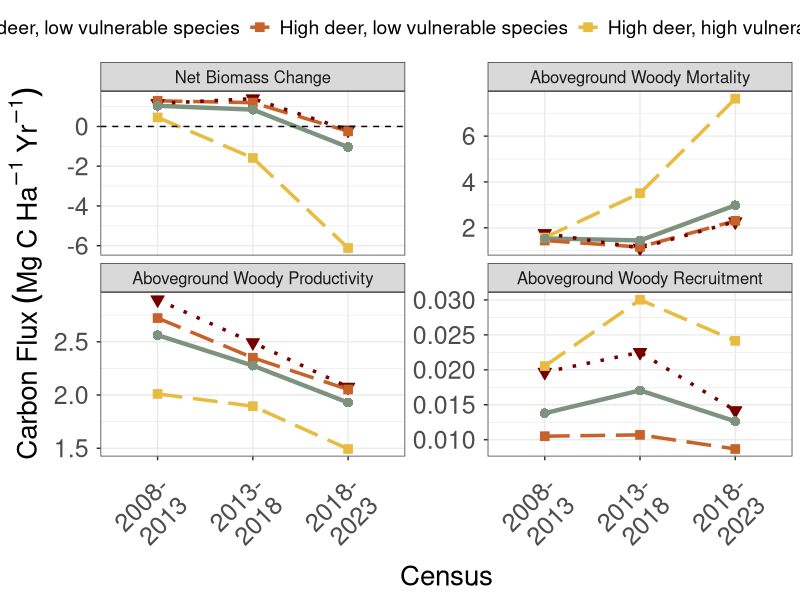

This chart was generated by the following R code:
library(tidyverse) 

woodyfluxes <- read.csv("data/processed_data/WoodyFluxes.csv") %>%
  mutate(quadrat = sprintf("%04d", quadrat))  %>% 
  select(-X) 
grouped_quadrats <- read.csv("data/grouped_quadrats.csv") %>%
  mutate(quadrat = sprintf("%04d", quadrat))  %>% 
  select(-X)

group_trends <- woodyfluxes  %>% 
  left_join(grouped_quadrats, by = c("quadrat" = "quadrat"))  %>% 
  group_by(Group, Census)  %>% 
  summarize(qc = n(),
            AWP = sum(AWP) / qc, 
            AWM = (sum(AWM) / qc ), 
            AWR = sum(AWR) / qc, 
            NetFlux = sum(NetFlux) / qc) %>% 
  mutate(Group = as.character(Group))


tot_trends <- woodyfluxes  %>% 
  group_by(Census)  %>% 
  summarize(qc = n(),
            AWP = sum(AWP) / qc, 
            AWM = (sum(AWM) / qc ),  
            AWR = sum(AWR) / qc, 
            NetFlux = sum(NetFlux) / qc)  %>% 
  mutate(Group = "Whole Plot")

fig3_woodyfluxes <- group_trends  %>% 
  bind_rows(tot_trends)  %>% 
  drop_na()   %>% 
  pivot_longer(c(AWP, AWM, AWR, NetFlux), names_to = c("Flux"),values_to = "MgC_Yr_Ha")  %>% 
  mutate(Flux = factor(Flux, levels = c("NetFlux","AWM","AWP","AWR")),
         lwd_col = if_else(Group %in% c("Whole Plot"), 5, 3),  #0.5, 1.2
         cex_col = if_else(Group %in% c("Whole Plot"), 5, 3),
         cens_int = case_when(Census == 2 ~ "2008-\n2013",
                              Census == 3 ~ "2013-\n2018",
                              Census == 4 ~ "2018-\n2023")
  )



colz <- c("#750000","#C7622B","#E7BC40", "#7e937f")
flux_names <- as_labeller(c("AWM" = "Aboveground Woody Mortality",
                            "AWP" = "Aboveground Woody Productivity",
                            "AWR" = "Aboveground Woody Recruitment",
                            "NetFlux" = "Net Biomass Change"))

fig3 <- ggplot(fig3_woodyfluxes, aes(x = as.ordered(cens_int), y = MgC_Yr_Ha, group = Group, col = Group)) +
  facet_wrap(~Flux, scales = "free_y", labeller = flux_names) +
  geom_line(data = fig3_woodyfluxes  %>% filter(Group %in% c("Whole Plot")), lwd = 1.5, lty = 1) + 
  geom_line(data = fig3_woodyfluxes %>% filter(Group %in% c("2", "3")), lwd = 1.2, lty = 5) + 
  geom_line(data = fig3_woodyfluxes %>% filter(Group %in% c("1")), lwd = 1.2, lty = 3) +
  geom_point(data = fig3_woodyfluxes %>% filter(Group %in% c("1")), pch = 25, cex = 3, fill = "#750000") +
  geom_point(data = fig3_woodyfluxes %>% filter(Group %in% c("2")), pch = 22, cex = 3, fill = "#C7622B") +
  geom_point(data = fig3_woodyfluxes %>% filter(Group %in% c("3")), pch = 22, cex = 3, fill = "#E7BC40") +
  geom_point (data = fig3_woodyfluxes %>% filter(Group %in% c("Whole Plot")), pch = 16, cex = 3, fill = "#7e937f") +
  geom_hline(data = fig3_woodyfluxes  %>% filter(Flux %in% c("NetFlux")),aes(yintercept = 0), lty = "dashed") +
  scale_color_manual(name = element_blank(),labels = c("Low deer, low vulnerable species","High deer, low vulnerable species", "High deer, high vulnerable species", "Plot"), values = colz) +
  labs(y = expression("Carbon Flux"~(Mg~C~Ha^-1~Yr^-1)), x = "Census") +
  theme_bw() +
  theme(legend.position = "top",
        legend.text = element_text(size = 14),
        legend.background = element_blank(),
        strip.text = element_text(size = 12),
        axis.text.x = element_text(size = 18, margin = margin(t = .15,r = 0, b = .05,l = 0,unit = "in"), angle = 45, hjust = 1),
        axis.text.y = element_text(size = 18, margin = margin(t = 0,r = .08, b = 0,l = 0, unit = "in")),
        axis.title = element_text(size = 20)) 

ggsave(fig3,filename = "doc/display/Figure3.jpeg", units = "in",
       height = 8, width = 10, dpi = 300)


